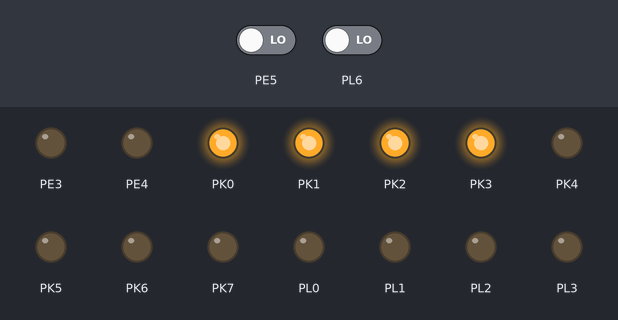
The program below on a simulated ATmega2560, built with avr-gcc and emulated at 16 MHz (the files do not name the chip). Parts: output pins drawn as LEDs (lit = HIGH). The test bench sets the inputs (shaded band); at power-on: PE5 LOW, PL6 LOW.

Above: at 1.2 s.
1.3 s: PE5 driven HIGH
At 1.6 s:
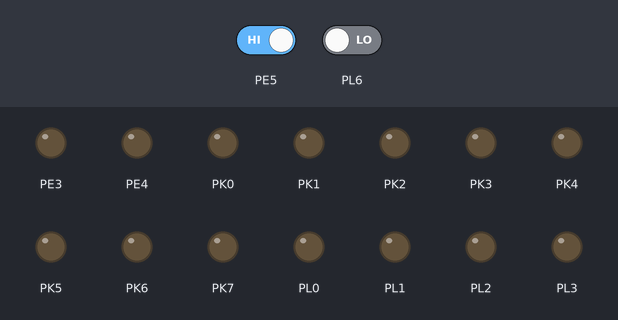
2.8 s: PE5 driven LOW
At 3.9 s:
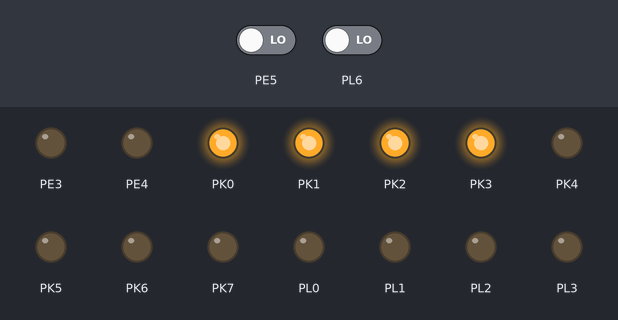
4.3 s: PE5 driven HIGH and PL6 driven HIGH
At 5.1 s:
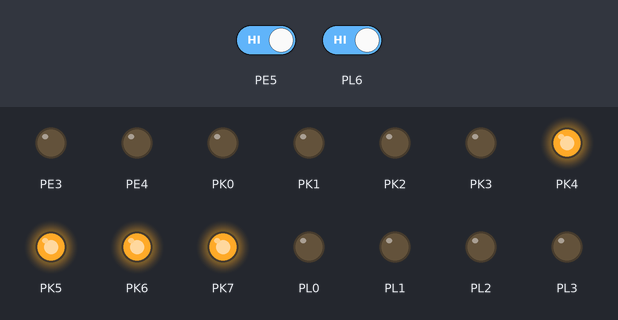
5.8 s: PE5 driven LOW
At 6.2 s:
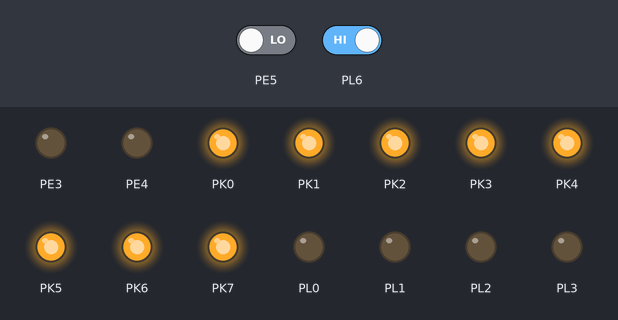
Timing chart, 0 to 8.3 s (numbered marks = the images above; inputs shaded):
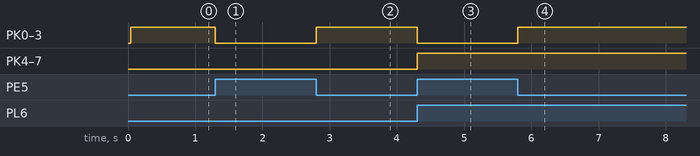

The program:

main.cpp
```cpp
#include <avr/io.h>
#include <avr/interrupt.h>

#include "X10Bit.hpp"
#define F_CPU 16000000
#include <util/delay.h>


extern "C" {
  void __cxa_pure_virtual(void) {};
}

int main()
{
	sei();

	DDRE |= (1<<PE4)|(1<<PE3);
	PORTE &= ~((1<<PE4)|(1<<PE3));

	X10Bit X10;

	//uint64_t x = 0b11000111;
	//uint64_t x = 0b1100010110000111101010101001100110000111101010101001100110001111;
//	uint64_t x = 9113429;
	uint64_t x = 0xaaaaaaaaaaaaaaaa;

	Data data1(&x,64);


	X10.write(data1);
	while(1)
	{	}
}
```

Data.hpp
```cpp
#pragma once

#include <stdint.h>

/// <summary> Contains a specific amount of bits. </summary>
class Data {
private:
	/// <summary> Pointer to the bits contained by this. </summary>
	uint8_t* pointer_;
	/// <summary> The amount of bits contained by this. </summary>
	uint8_t pointerBitCount_;
	/// <summary> The amount of bytes this contains, rounded up. </summary>
	uint8_t byteCount_;
	/// <summary> The amount of bytes the pointer points to which is reserved by this. </summary>
	uint8_t pointerCapacity_;
public:
	/// <summary> Constructs a Data-object.
	/// <para /> This default constructor results in a Data-object containing 0 bits. </summary>
	Data();
	/// <param name="bitCount"> The amount of bits this should start out containing. The individuel bits' values are undefined. </param>
	Data(const uint8_t& bitCount);
	/// <param name="data"> The Data-object whose bits to copy into this. </param>
	Data(const Data& data);
	/// <param name="pointer"> A pointer to the data to copy into this. getData will return a pointer to a copy of this. </param>
	/// <param name="bitCount"> The amount of bits to copy from pointer. getBitCount will return this. </param>
	Data(const void* const& pointer, const uint8_t& bitCount);
	/// <param name="pointer"> A pointer to the data to copy into this. getData will return a pointer to a copy of this. </param>
	/// <param name="copyBitCount"> The amount of bits to copy from pointer. If bigger than bitCount, will be clamped to bitCount. If smaller, remaining bits will be undefined. </param>
	/// <param name="bitCount"> The amount of bits this should contain. getBitCount will return this. </param>
	Data(const void* const& pointer, const uint8_t& copyBitCount, const uint8_t& bitCount);
	~Data();

	/// <summary> Gets the bits currently contained by this. The data becomes undefined if setData is called after this. </summary>
	/// <returns> A pointer to the data. Use getBitCount to get the size of the data this points to. </returns>
	const void* getData() const;
	/// <summary> Like getData, but the pointer's values are changeable. </summary>
	/// <returns> A pointer to the data. Use getBitCount to get the size of the data this points to. </returns>
	void* getChangeableData();
	/// <summary> Gets the bits currently contained by this. The data becomes undefined if setData is called after this. </summary>
	/// <typeparam name="T"> The type to return the data as. </typeparam>
	/// <returns> A pointer to the data. Use getBitCount to get the size of the data this points to. </returns>
	template <class T>
	const T* getData() const { return (const T*)getData(); }
	/// <summary> Like getData, but the pointer's values are changeable. </summary>
	/// <typeparam name="T"> The type to return the data as. </typeparam>
	/// <returns> A pointer to the data. Use getBitCount to get the size of the data this points to. </returns
	template <class T>
	T* getChangeableData() { return (T*)getChangeableData(); }

	/// <summary> Returns the amount of bits contained by this. </summary>
	uint8_t getBitCount() const;
	/// <summary> Returns the amount of bytes contained by this, rounded up. </summary>
	uint8_t getByteCountCeiled() const;
	/// <summary> Returns the amount of bytes contained by this, rounded down. </summary>
	uint8_t getByteCountFloored() const;

	/// <summary> Overwrites the data this class contains. Makes the data from past getData-calls undefined. </summary>
	/// <param name="pointer"> A pointer to the data to copy into this. After this method, getData will return a pointer to a copy of this. </param>
	/// <param name="bitCount"> The amount of bits to copy from pointer. After this method, getBitCount will return this. </param>
	void setData(const void* const& pointer, const uint8_t& bitCount);
	/// <summary> Sets the amount of bits this contains. </summary>
	/// <param name="keepValues"> If true, keeps the bits this contains after being resized.
	/// <para /> If resized to be smaller, bits towards the end are removed first to make space.
	/// <para /> If resized to be larger, the new bits added are at the end. </param>
	void resize(const uint8_t& newBitCount, const bool& keepValues = true);
	/// <summary> Sets this to a larger collection of bits that first contains this' bits, and then contains additionalData's bits. </summary>
	void concatenate(const Data& additionalData);

public: // Operators:
	/// <summary> Sets the left-hand side to a copy of the right-hand side. </summary>
	void operator=(const Data&);

	/// <summary> XORs the left-hand side with the right-hand side.
	/// <para /> If the left-hand side has more bits, the extra bits does NOT get XORed.
	/// <para /> If the left-hand side has fewer bits, the right hand side's extra bits gets ignored. </summary>
	void operator^=(const Data&);
	/// <summary> ANDs the left-hand side with the right-hand side.
	/// <para /> If the left-hand side has more bits, the extra bits does NOT get ANDed.
	/// <para /> If the left-hand side has fewer bits, the right hand side's extra bits gets ignored. </summary>
	void operator&=(const Data&);
	/// <summary> ORs the left-hand side with the right-hand side.
	/// <para /> If the left-hand side has more bits, the extra bits does NOT get ORed.
	/// <para /> If the left-hand side has fewer bits, the right hand side's extra bits gets ignored. </summary>
	void operator|=(const Data&);

	/// <summary> Returns the XOR of the two Data-objects.
	/// <para /> If one Data-object has more bits than the other, the bigger one's right-most bits are ignored for this. </summary>
	Data operator^(const Data&) const;
	/// <summary> Returns the AND of the two Data-objects.
	/// <para /> If one Data-object has more bits than the other, the bigger one's right-most bits are ignored for this. </summary>
	Data operator&(const Data&) const;
	/// <summary> Returns the OR of the two Data-objects.
	/// <para /> If one Data-object has more bits than the other, the bigger one's right-most bits are ignored for this. </summary>
	Data operator|(const Data&) const;
	/// <summary> Returns a copy of the Data-object where its 0s and 1s have been inverted to 1s and 0s. </summary>
	Data operator~() const;

	/// <summary> Returns true if two Data-objects have the same amount of bits, and those bits are the same; else returns false. </summary>
	bool operator==(const Data&) const;
	/// <summary> Returns false if two Data-objects have the same amount of bits, and those bits are the same; else returns true. </summary>
	bool operator!=(const Data&) const;

	/// <summary> Bitshifts the Data's bits to the left. The new bits shifted in from the right are undefined. </summary>
	Data operator<<(const uint8_t&) const;
	/// <summary> Bitshifts the Data's bits to the right. The new bits shifted in from the left are undefined. </summary>
	Data operator>>(const uint8_t&) const;

	/// <summary> Returns the bit in the designated bit-position. </summary>
	const bool operator[](const uint8_t&) const;
};
```

X10Bit.hpp
```cpp
#pragma once
#include <avr/io.h>
#include <avr/interrupt.h>
#include "Data.hpp"

/// <summary> Utilizes timers and interrupts to send X10 data </summary>
class X10Bit
{
public:
	/// <summary> Constructs a new X10Bit object </summary>
	X10Bit();
	/// <summary> writes a data object to the X10-line </summary>
	/// <param name="bitData"> Reference to a Data-object containing the data to transmit</param>
	void write(Data &bitData);
	/// <summary> Returns status on whether or not X10Bit is sending</summary>
	/// <returns> true if not finished sending and false if finished sending</returns>
	bool isSending();
	/// <summary> Get function for attribute isSending_flag </summary>
	bool getisSending_flag();
	/// <summary> Set function for attribute isSending_flag </summary>
	void setisSending_flag(bool flag);
	/// <summary> Is called every time X10-bit recieves a bit </summary>
	/// <param name="bit"> true if a 1 is recieved false if a 0 is recieved </param>
	virtual void onReceiveBit(bool bit);
private:
	/// <summary> SW-flag for status about sending </summary>
	bool isSending_flag;
};
```

Data.cpp
```cpp
#include "Data.hpp"

#include <stdlib.h>

Data::Data() {
	pointer_ = nullptr;
	pointerBitCount_ = 0;
	byteCount_ = 0;
	pointerCapacity_ = 0;
}

Data::Data(const uint8_t& bitCount)
	: Data() {
	resize(bitCount, false);
}
Data::Data(const Data& data)
	: Data(data.pointer_, data.pointerBitCount_) {
}
Data::Data(const void* const& pointer, const uint8_t& bitCount)
	: Data() {
	setData(pointer, bitCount);
}
Data::Data(const void* const& pointer, const uint8_t& copyBitCount, const uint8_t& bitCount)
	: Data() {
	resize(bitCount);
	setData(pointer, (copyBitCount < bitCount) ? copyBitCount : bitCount);
	resize(bitCount);
}

Data::~Data() {
	if (pointerCapacity_ > 0) free(pointer_);
}

const void* Data::getData() const {
	return pointer_;
}
void* Data::getChangeableData() {
	return pointer_;
}

uint8_t Data::getBitCount() const {
	return pointerBitCount_;
}
uint8_t Data::getByteCountCeiled() const {
	return byteCount_;
}
uint8_t Data::getByteCountFloored() const {
	return pointerBitCount_ / 8;
}

void Data::setData(const void* const& pointer, const uint8_t& bitCount) {
	resize(bitCount, false);

	for (uint8_t byteI = 0; byteI < byteCount_; byteI++)
	{
		(pointer_)[byteI] = ((uint8_t*)pointer)[byteI];
	}
}

void Data::resize(const uint8_t& newBitCount, const bool& keepValues) {
	const uint8_t newByteCount = (newBitCount + 7) / 8;

	if (newByteCount > pointerCapacity_) {
		uint8_t* const newPointer = (uint8_t*)malloc(newByteCount);

		//Delete old pointer
		if (pointerCapacity_ > 0) {
			if (keepValues) {
				uint8_t copyByteCount = (pointerCapacity_ < newByteCount) ? pointerCapacity_ : newByteCount;
				for (uint8_t i = 0; i < copyByteCount; i++) {
					newPointer[i] = pointer_[i];
				}
			}
			free(pointer_);
		}

		pointer_ = newPointer;
		pointerCapacity_ = newByteCount;
	}

	pointerBitCount_ = newBitCount;
	byteCount_ = newByteCount;
}

void Data::concatenate(const Data& additionalData) {
	const uint8_t oldBitSize = getBitCount();
	const uint8_t bitSizeChange = additionalData.getBitCount();

	resize(oldBitSize + bitSizeChange);

	uint8_t* const destinationBytes = getChangeableData<uint8_t>() + (oldBitSize / 8);
	const uint8_t* const copyBytes = additionalData.getData<uint8_t>();
	const uint8_t copyByteBitShift = oldBitSize % 8;

	if (copyByteBitShift == 0) {
		const uint8_t byteSizeChangeCeiled = additionalData.getByteCountCeiled();
		//Copy full bytes (and treat last byte as full byte)
		for (uint8_t byteI = 0; byteI < byteSizeChangeCeiled; byteI++) {
			destinationBytes[byteI] = copyBytes[byteI];
		}
	}
	else {
		const uint8_t byteSizeChangeFloored = additionalData.getByteCountFloored();
		//Copy full bytes
		destinationBytes[0] &= (0xFF << (8 - copyByteBitShift));
		for (uint8_t byteI = 0; byteI < byteSizeChangeFloored; byteI++) {
			destinationBytes[byteI] |= (copyBytes[byteI] >> copyByteBitShift);
			destinationBytes[byteI + 1] = (copyBytes[byteI] << (8 - copyByteBitShift));
		}
		//Copy last (not-full) byte
		const uint8_t lastByteBitSize = bitSizeChange % 8;
		if (lastByteBitSize > 0) {
			destinationBytes[byteSizeChangeFloored] |= (copyBytes[byteSizeChangeFloored] >> copyByteBitShift);
			if (lastByteBitSize > 8 - copyByteBitShift) {
				destinationBytes[byteSizeChangeFloored + 1] = (copyBytes[byteSizeChangeFloored] << (8 - copyByteBitShift));
			}
		}
	}
}

void Data::operator=(const Data& data) {
	setData(data.getData(), data.getBitCount());
}

void Data::operator^=(const Data& data) {
	const uint8_t bitCount1 = getBitCount();
	const uint8_t bitCount2 = data.getBitCount();
	const uint8_t bitCount = (bitCount1 < bitCount2) ? bitCount1 : bitCount2;
	const uint8_t byteCountFloored = bitCount / 8;
	const uint8_t extraBitCount = bitCount % 8;

	uint8_t* const resultBytes = (uint8_t*)getChangeableData();
	const uint8_t* const checkBytes = (const uint8_t*)data.getData();

	//XOR full bytes
	for (uint8_t byteI = 0; byteI < byteCountFloored; byteI++) {
		resultBytes[byteI] ^= checkBytes[byteI];
	}
	//XOR last (not-full) byte
	if (extraBitCount > 0) {
		uint8_t endCheckByte = checkBytes[byteCountFloored] & (0xFF << (8 - extraBitCount));
		resultBytes[byteCountFloored] ^= endCheckByte;
	}
}
void Data::operator&=(const Data& data) {
	const uint8_t bitCount1 = getBitCount();
	const uint8_t bitCount2 = data.getBitCount();
	const uint8_t bitCount = (bitCount1 < bitCount2) ? bitCount1 : bitCount2;
	const uint8_t byteCountFloored = bitCount / 8;
	const uint8_t extraBitCount = bitCount % 8;

	uint8_t* const resultBytes = (uint8_t*)getChangeableData();
	const uint8_t* const checkBytes = (const uint8_t*)data.getData();

	//AND full bytes
	for (uint8_t byteI = 0; byteI < byteCountFloored; byteI++) {
		resultBytes[byteI] &= checkBytes[byteI];
	}
	//AND last (not-full) byte
	if (extraBitCount > 0) {
		uint8_t endCheckByte = checkBytes[byteCountFloored] | ~(0xFF << (8 - extraBitCount));
		resultBytes[byteCountFloored] &= endCheckByte;
	}
}
void Data::operator|=(const Data& data) {
	const uint8_t bitCount1 = getBitCount();
	const uint8_t bitCount2 = data.getBitCount();
	const uint8_t bitCount = (bitCount1 < bitCount2) ? bitCount1 : bitCount2;
	const uint8_t byteCountFloored = bitCount / 8;
	const uint8_t extraBitCount = bitCount % 8;

	uint8_t* const resultBytes = (uint8_t*)getChangeableData();
	const uint8_t* const checkBytes = (const uint8_t*)data.getData();

	//OR full bytes
	for (uint8_t byteI = 0; byteI < byteCountFloored; byteI++) {
		resultBytes[byteI] |= checkBytes[byteI];
	}
	//OR last (not-full) byte
	if (extraBitCount > 0) {
		uint8_t endCheckByte = checkBytes[byteCountFloored] & (0xFF << (8 - extraBitCount));
		resultBytes[byteCountFloored] |= endCheckByte;
	}
}

Data Data::operator^(const Data& data) const {
	if (data.getBitCount() < getBitCount()) {
		Data xorData(data);
		xorData ^= *this;
		return xorData;
	}
	else {
		Data xorData(*this);
		xorData ^= data;
		return xorData;
	}
}
Data Data::operator&(const Data& data) const {
	if (data.getBitCount() < getBitCount()) {
		Data andData(data);
		andData &= *this;
		return andData;
	}
	else {
		Data andData(*this);
		andData &= data;
		return andData;
	}
}
Data Data::operator|(const Data& data) const {
	if (data.getBitCount() < getBitCount()) {
		Data orData(data);
		orData |= *this;
		return orData;
	}
	else {
		Data orData(*this);
		orData |= data;
		return orData;
	}
}
Data Data::operator~() const {
	const uint8_t* sourceBytes = (const uint8_t*)getData();

	Data onesComplementData(getBitCount());
	uint8_t* const onesComplementBytes = (uint8_t*)onesComplementData.getChangeableData();
	const uint8_t byteCountCeiled = getByteCountCeiled();

	for (uint8_t byteI = 0; byteI < byteCountCeiled; byteI++) {
		onesComplementBytes[byteI] = ~sourceBytes[byteI];
	}

	return onesComplementData;
}

bool Data::operator==(const Data& data) const {
	if (data.getBitCount() != getBitCount()) return false;
	const uint8_t byteCountFloored = getByteCountFloored();
	const uint8_t* const dataBytes1 = (const uint8_t*)getData();
	const uint8_t* const dataBytes2 = (const uint8_t*)data.getData();

	for (uint8_t i = 0; i < byteCountFloored; i++) {
		if (dataBytes1[i] != dataBytes2[i]) return false;
	}

	const uint8_t extraBitCount = getBitCount() % 8;
	if (extraBitCount > 0) {
		const uint8_t filter = 0xFF << (8 - extraBitCount);
		if ((dataBytes1[byteCountFloored] & filter) != (dataBytes2[byteCountFloored] & filter)) return false;
	}

	return true;
}
bool Data::operator!=(const Data& data) const {
	return !(*this == data);
}

Data Data::operator<<(const uint8_t& shiftBitCount) const {
	const uint8_t totalBitCount = getBitCount();
	//If shifting all bits out of this
	if (shiftBitCount >= totalBitCount) return Data(totalBitCount);

	const uint8_t byteShift = shiftBitCount / 8;
	const uint8_t bitShift = shiftBitCount % 8;

	Data returnData(totalBitCount);
	uint8_t* const destinationBytes = returnData.getChangeableData<uint8_t>();
	const uint8_t* copyBytes = getData<uint8_t>() + byteShift;
	const uint8_t byteCountToCopy = getByteCountCeiled() - byteShift;

	//Copy full bytes (and treat last (not-full) byte as full byte)
	for (uint8_t byteI = 0; byteI < byteCountToCopy - 1; byteI++) {
		destinationBytes[byteI] = (copyBytes[byteI] << bitShift) | (copyBytes[byteI + 1] >> (8 - bitShift));
	}
	destinationBytes[byteCountToCopy - 1] = (copyBytes[byteCountToCopy - 1] << bitShift);

	return returnData;
}
Data Data::operator>>(const uint8_t& shiftBitCount) const {
	const uint8_t totalBitCount = getBitCount();
	//If shifting all bits out of this
	if (shiftBitCount >= totalBitCount) return Data(totalBitCount);

	const uint8_t byteShift = shiftBitCount / 8;
	const uint8_t bitShift = shiftBitCount % 8;

	Data returnData(totalBitCount);
	uint8_t* const destinationBytes = returnData.getChangeableData<uint8_t>() + byteShift;
	const uint8_t* const copyBytes = getData<uint8_t>();
	const uint8_t byteCountToCopy = getByteCountCeiled() - byteShift;

	//Copy full bytes (and treat last (not-full) byte as full byte)
	destinationBytes[0] = (copyBytes[0] >> bitShift);
	for (uint8_t byteI = 1; byteI < byteCountToCopy; byteI++) {
		destinationBytes[byteI] = (copyBytes[byteI] >> bitShift) | (copyBytes[byteI - 1] << (8 - bitShift));
	}

	return returnData;
}

const bool Data::operator[](const uint8_t& id) const {
	const uint8_t byteID = id / 8;
	const uint8_t bitPositionInByte = id % 8;

	return getData<uint8_t>()[byteID] & (0b10000000 >> bitPositionInByte);
}
```

Source omitted: X10Bit.cpp (1918 bytes)

Measured:
- after the input at 1.3 s, PK0–3: HIGH → LOW at once
- after the input at 2.8 s, PK0–3: LOW → HIGH at once
- after the input at 4.3 s, PK0–3: HIGH → LOW at once; PK4–7: LOW → HIGH at once
- after the input at 5.8 s, PK0–3: LOW → HIGH at once
